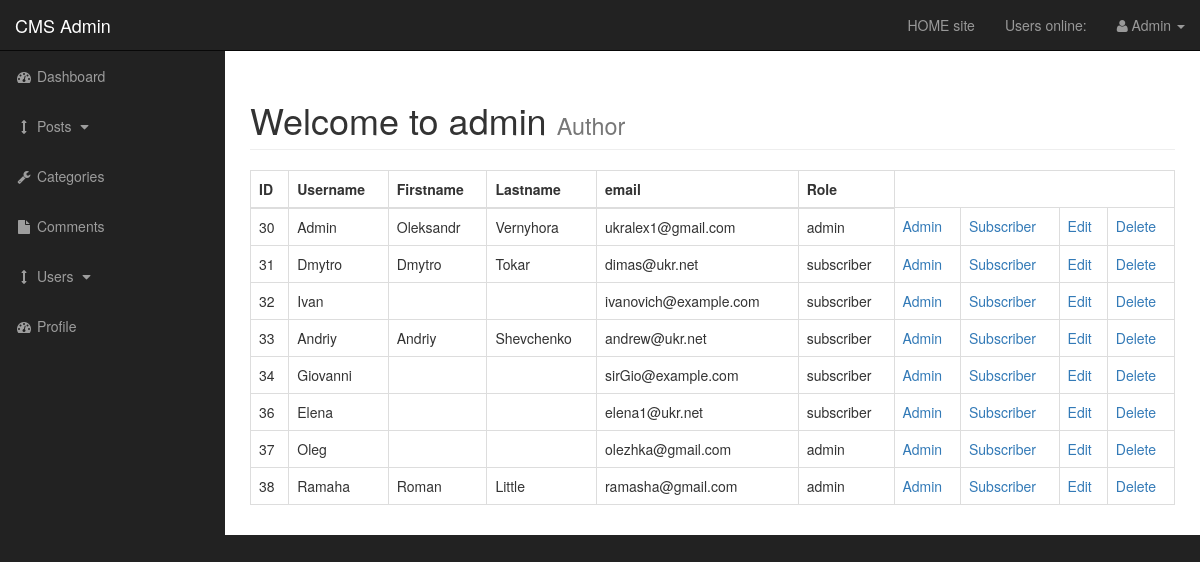
/admin/users.php (signed in), run on the app's committed database.
### tables this page shows
CREATE TABLE `users` (
  `user_id` int(3) NOT NULL,
  `username` varchar(255) NOT NULL,
  `user_password` varchar(255) NOT NULL,
  `user_firstname` varchar(255) NOT NULL,
  `user_lastname` varchar(255) NOT NULL,
  `user_email` varchar(255) NOT NULL,
  `user_image` text NOT NULL,
  `user_role` varchar(255) NOT NULL,
  `randSalt` varchar(255) NOT NULL DEFAULT '$2y$10$iusesomecrazystrings22'
);

### admin/includes/view_all_users.php (the view, shortened to what this page needs)
<table class="table table-bordered table-hover">
    <thead>
        <tr>
            <th>ID</th>
            <th>Username</th>
            <th>Firstname</th>
            <th>Lastname</th>
            <th>email</th>
            <th>Role</th>
        </tr>
    </thead>
    <tbody>
<?php
$query = "SELECT * FROM users";
$select_users = mysqli_query($connection, $query);
while($row = mysqli_fetch_assoc($select_users)) {
$user_id = $row['user_id'];
$username = $row['username'];
$user_firstname = $row['user_firstname'];
$user_lastname = $row['user_lastname'];
$user_email = $row['user_email'];
$user_role = $row['user_role'];
    echo"<tr>";
        echo"<td>{$user_id}</td>";
        echo"<td>{$username}</td>";
        echo"<td>{$user_firstname}</td>";
        echo"<td>{$user_lastname}</td>";
        echo"<td>{$user_email}</td>";
        echo"<td>{$user_role}</td>";
        echo"<td><a href='users.php?change_to_admin={$user_id}'>Admin</a></td>";
        echo"<td><a href='users.php?change_to_sub={$user_id}'>Subscriber</a></td>";
        echo"<td><a href='users.php?source=edit_user&edit_user={$user_id}'>Edit</a></td>";
        echo"<td><a onClick=\" javascript: return confirm('Are you sure you want to delete?'); \" href='users.php?delete={$user_id}'>Delete</a></td>";
    echo"</tr>";
}
?>
    </tbody>
</table>

### admin/css/sb-admin.css (style rules this page uses)
body { margin-top: 100px; background-color: #222; }
@media (min-width:768px) { body { margin-top: 50px; } }

### data on the page
users: user_id "30", username "Admin", user_firstname "Oleksandr", user_lastname "Vernyhora", user_email "ukralex1@gmail.com", user_role "admin"
users: user_id "31", username "Dmytro", user_firstname "Dmytro", user_lastname "Tokar", user_email "dimas@ukr.net", user_role "subscriber"
users: user_id "32", username "Ivan", user_email "ivanovich@example.com", user_role "subscriber"
users: user_id "33", username "Andriy", user_firstname "Andriy", user_lastname "Shevchenko", user_email "andrew@ukr.net", user_role "subscriber"
users: user_id "34", username "Giovanni", user_email "sirGio@example.com", user_role "subscriber"
users: user_id "36", username "Elena", user_email "elena1@ukr.net", user_role "subscriber"
users: user_id "37", username "Oleg", user_email "olezhka@gmail.com", user_role "admin"
users: user_id "38", username "Ramaha", user_firstname "Roman", user_lastname "Little", user_email "ramasha@gmail.com", user_role "admin"

### other printed values
$_SESSION['username'] "Admin"
